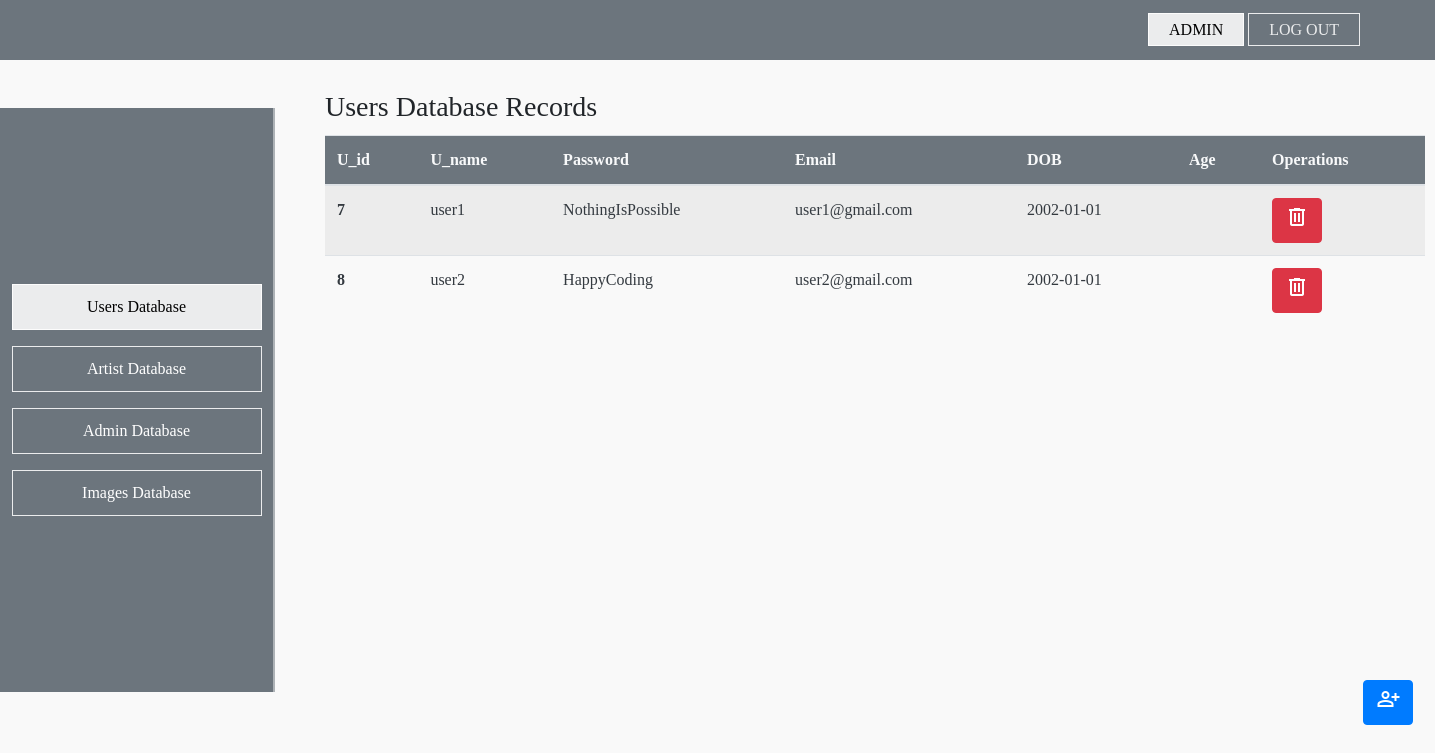
Page /admin_welcome.php (signed in) on the committed database.
### tables this page shows
CREATE TABLE `user` (
  `id` int(11) NOT NULL,
  `username` varchar(50) NOT NULL,
  `email` varchar(100) NOT NULL,
  `DOB` date NOT NULL,
  `password` varchar(50) NOT NULL
);

### admin_welcome.php (the view, shortened to what this page needs)
<?php
require_once "config.php";
?>
<!doctype html>
<html lang="en">
<head>
    <link rel="stylesheet" href="./CSS/style.css">
    <link rel="stylesheet" href="https://stackpath.bootstrapcdn.com/bootstrap/4.3.1/css/bootstrap.min.css"
>
</head>
<body style="background: #f9f9f9">
    <header class="all_header admin_header">
        <nav class="nav bg-secondary"
            style="position: absolute; top: 0px; width:100vw; height: 60px; justify-content: center;">
            <div class="wel_main">
                <ul class="all_ul">
                    <li class="active"><a href="#">ADMIN</a></li>
                    <li><a href="./logout.php">LOG OUT</a></li>
                </ul>
            </div>
        </nav>
        <div class="adm_slide bg-secondary">
            <a href="#"><button class="wel_btn adm_btn adm_active" id="adm_Us_Da">Users Database</button></a>
            <a href="adm_artist_data.php"><button class="wel_btn adm_btn" id="adm_art_da">Artist
                    Database</button></a>
            <a href="./admin_admin_data.php"><button class="wel_btn adm_btn" id="adm_adm_da">Admin
                    Database</button></a>
            <a href="adm_Image_data.php"><button class="wel_btn adm_btn" id="adm_img_da">Images
                    Database</button> </a>
        </div>
        <div class="Welcome_text">
            <h3>Users Database Records</h3>
        </div>
        <a href="add_user.php"><button type="button" class="btn btn-primary"
                style="position: fixed; top: 85%; right: 1.5%;">
                <span class="material-symbols-outlined">
                </span>
            </button>
        </a>
        <div class="adm_table_cont">
            <table class="table text-dark table-striped">
                <thead class="bg-secondary text-light">
                    <tr>
                        <th scope="col">U_id</th>
                        <th scope="col">U_name</th>
                        <th scope="col">Password</th>
                        <th scope="col">Email</th>
                        <th scope="col">DOB</th>
                        <th scope="col">Age</th>
                        <th scope="col">Operations</th>
                    </tr>
                </thead>
                <tbody>
                    <?php
                    $sql = "SELECT * FROM user";
                    $result = mysqli_query($conn, $sql);
                    if (mysqli_num_rows($result)) {
                        while ($row = mysqli_fetch_assoc($result)) {
                            $id = $row['id'];
                            $username = $row['username'];
                            $password = $row['password'];
                            $email = $row['email'];
                            $DOB = $row['DOB'];
                            $age = $row['age'];
                            echo '<tr>
                            <th scope="row">' . $id . "</th>
                            <td>" . $username . "</td>
                            <td>" . $password . '</td>
                            <td>' . $email . '</td>
                            <td>' . $DOB . '</td>
                            <td>' . $age . '</td>
                            <td>
                            <button type="button" class="btn btn-danger" data-bs-toggle="modal" data-bs-target="#exampleModal' . $id . '"><span class="material-symbols-outlined">
                            delete
                            </span></button>
                            <div class="modal fade" id="exampleModal' . $id . '" tabindex="-1" aria-labelledby="exampleModalLabel"
                                aria-hidden="true">
                                <div class="modal-dialog">
                                    <div class="modal-content">
                                        <div class="modal-header">
                                            <h5 class="modal-title" id="exampleModalLabel">Are you want to delete it permanent!</h5>
                                        </div>
                                        <div class="modal-footer">
                                            <button type="button" class="btn btn-secondary"
                                                data-bs-dismiss="modal">Cancel</button>
                                                <a href="delete.php?deleteUserID=' . $id . '">
                                                <button type="button" class="btn btn-danger">Delete</button>
                                                </a>
                                        </div>
                                    </div>
                                </div>
                            </div>
                            </td>
                        </tr>';
                        }
                    }
                    ?>
                </tbody>
            </table>
        </div>
    </header>
</body>
</html>

### CSS/style.css (style rules this page uses)
* { margin: 0; padding: 0; font-family: Century Gothic; }
body { background-repeat: repeat-y; overflow-x: hidden; background: #F9F9F9; }
.all_header { background-color: #f9f9f9; min-height: 100vh; height: 100em; background-size: cover; background-position: center; }
.all_ul { position: absolute; right: 75px; list-style-type: none; top: 18px; }
.nav { width: 100vw; }
.all_ul li { display: inline-block; }
.all_ul li a { border: 1px solid transparent; border: 1px solid #ffffffdc; padding: 7px 20px; color: #ffffffdc; text-decoration: none; background: none; }
.all_ul li.active a { background-color: #ffffffdc; color: #000; }
.wel_main { max-width: 1300px; margin: auto; }
.wel_btn { border: 1px solid #ffffffdc; padding: 10px 30px; color: #fff; text-decoration: none; background: none; }
.admin_header { background: #F9F9F9; background-repeat: repeat-y; min-height: 100vh; height: 100%; }
.adm_slide { display: flex; position: fixed; height: 73vh; transform: translate(0%, -50%); left: 0%; top: 50%; width: 275px; background-color: #333; flex-direction: column; justify-content: center; align-items: center; border-right: 2px solid #ffffff70; }
.adm_btn { margin-top: 8px; margin-bottom: 8px; width: 250px; }
.adm_table_cont { position: absolute; top: 135px; left: 325px; width: 1100px; color: #fff; }
.adm_active { background-color: #ffffffdc; color: black; }
.Welcome_text { position: absolute; left: 325px; top: 90px;; }

### rows in the picture
user: id "7", username "user1", password "NothingIsPossible", email "user1@gmail.com", DOB "2002-01-01"
user: id "8", username "user2", password "HappyCoding", email "user2@gmail.com", DOB "2002-01-01"
